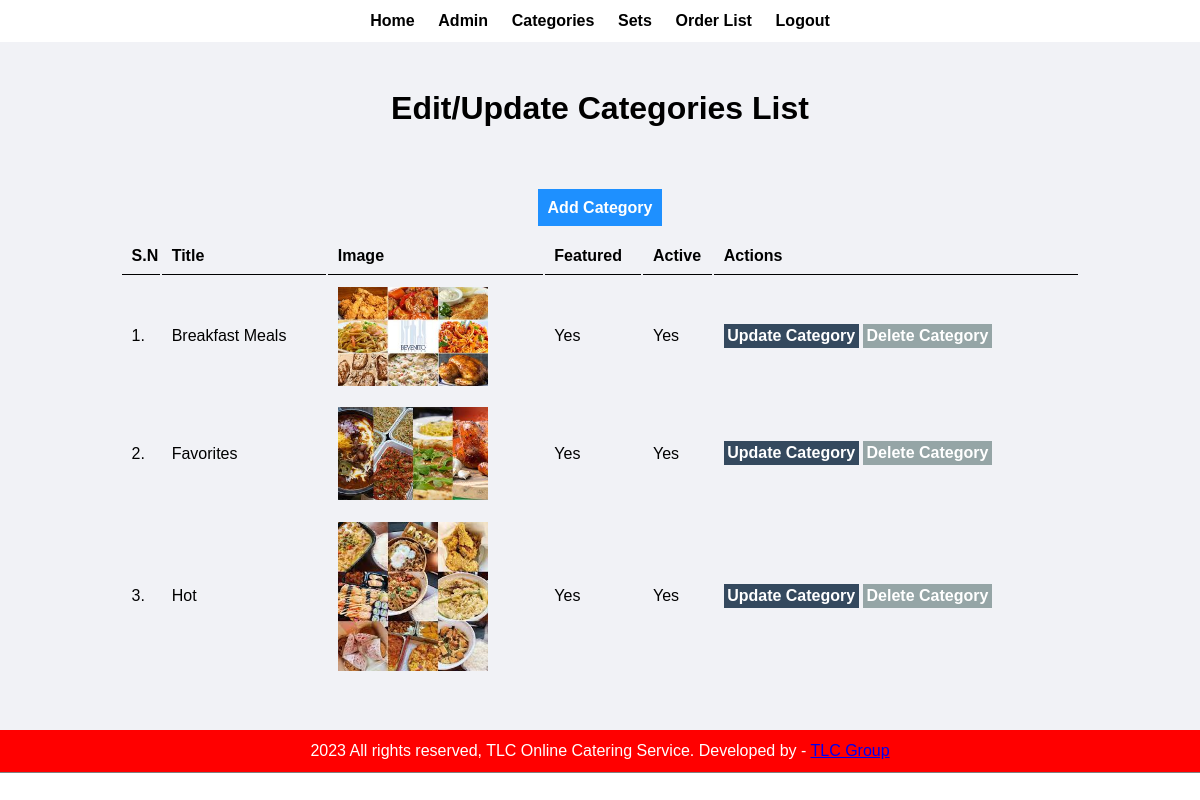
Screenshot of /admin/manage-foodList.php (signed in) with the database file from the repository.
### tables this page shows
CREATE TABLE `menu_table` (
  `id` int(10) UNSIGNED NOT NULL,
  `title` varchar(100) NOT NULL,
  `image_name` varchar(255) NOT NULL,
  `featured` varchar(10) NOT NULL,
  `active` varchar(10) NOT NULL,
  `category` varchar(255) NOT NULL
);

### admin/manage-foodList.php (the view, shortened to what this page needs)
<?php include('partials/menu.php');?>
        <div class="main-content">
            <div class="wrapper">
                    <h1>Edit/Update Categories List</h1>
                    <br />
            <br />
        <br><br>
            <a href="<?php echo SITEURL; ?>admin/add-category.php" class="btn-primary">Add Category</a>
            <br />
            <br />
            <table class="tbl-full">
                <tr>
                    <th>S.N</th>
                    <th>Title</th>
                    <th>Image</th>
                    <th>Featured</th>
                    <th>Active</th>
                    <th>Actions</th>
                </tr>
                <?php
                    $sql = "SELECT * FROM menu_table";
                    $res = mysqli_query($conn,$sql);
                    $count = mysqli_num_rows($res);
                    $sn=1;
                    if($count>0){
                        while($row=mysqli_fetch_assoc($res)){
                            $id = $row['id'];
                            $title = $row['title'];
                            $image_name = $row['image_name'];
                            $featured = $row['featured'];
                            $active = $row['active'];
                            ?>
                    <tr>
                    <td><?php echo $sn++;?>. </td>
                    <td><?php echo $title; ?></td>
                    <td>
                    <?php
                        if($image_name!=""){
                            ?>
                            <img src="<?php echo SITEURL; ?>images/category/<?php echo $image_name ?>"width="150px">
                            <?php
                        }else{
                            echo "<div class='error'>Image not added</div>";
                        }
                    ?>
                    </td>
                    <td><?php echo $featured; ?></td>
                    <td><?php echo $active; ?></td>
                    <td>
                    <a href="<?php echo SITEURL; ?>admin/update-category.php?id=<?php echo $id; ?>" class="btn-secondary">Update Category</a>
                    <a href="<?php echo SITEURL; ?>admin/delete-category.php?id=<?php echo $id; ?>&image_name=<?php echo $image_name; ?>" class="btn-danger">Delete Category</a>
                    </td>
                    </tr>
                            <?php
                        }
                    }else{
                        ?>
                        <tr>
                            <td colspan="6"><div class="error">No Category Added.</div></td>
                        </tr>
                        <?php
                    }
                ?>
            </table>
        </div>
        </div>
<?php include('partials/footer.php');?>

### css/admin.css (style rules this page uses)
* { margin: 0; padding: 0; font-family: Arial, Helvetica, sans-serif; }
.wrapper { padding: 1%; width: 80%; margin: 0 auto; }
.tbl-full { width:100%; }
table tr th { border-bottom: 1px solid black; padding: 1%; text-align: left; }
table tr td { padding: 1%; }
.btn-primary { background-color: #1e90ff; padding: 1%; color: white; text-decoration: none; font-weight: bold; }
.btn-secondary { background-color: #34495e; padding: 1%; color: white; text-decoration: none; font-weight: bold; }
.btn-danger { background-color: #95a5a6; padding: 1%; color: white; text-decoration: none; font-weight: bold; }
.main-content { background-color: #f1f2f6; padding: 3% 0; }

### rows the page displays
menu_table: title "Breakfast Meals", image_name (picture), featured "Yes", active "Yes"
menu_table: title "Favorites", image_name (picture), featured "Yes", active "Yes"
menu_table: title "Hot", image_name (picture), featured "Yes", active "Yes"
